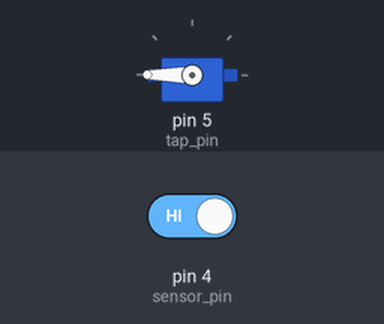
Bench run of a sketch on a simulated Arduino Uno, built with avr-gcc and run on an emulated ATmega328P. Parts: servo. Inputs (shaded band) come from the test bench; at power-on: pin 4 (sensor_pin) HIGH.

Above: at 1.2 s.
1.3 s: pin 4 (sensor_pin) driven LOW
At 2.5 s:
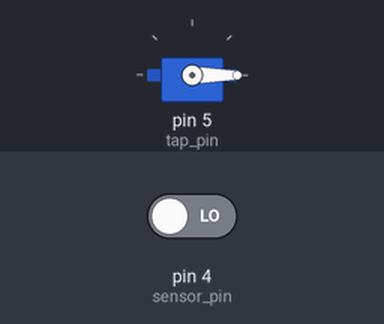
2.8 s: pin 4 (sensor_pin) driven HIGH
At 3.7 s:
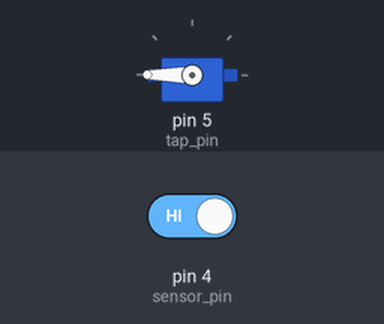
Timing chart, 0 to 5.8 s (numbered marks = the images above; inputs shaded):
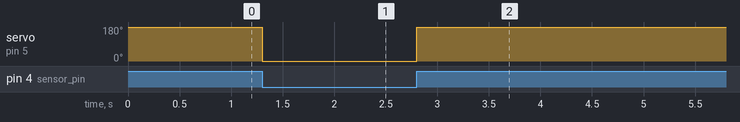

Measured:
- after the input at 1.3 s, servo on pin 5 (tap_pin): 180° → 0° at once
- after the input at 2.8 s, servo on pin 5 (tap_pin): 0° → 180° at once

The sketch:

ultra_with_servo.ino
```cpp
#include <Servo.h>
Servo tap_servo;
int sensor_pin=4;
int tap_pin=5;
int data;
void setup()
{
  pinMode(sensor_pin,INPUT);
  tap_servo.attach(tap_pin);
}
void loop()
{
  data=digitalRead(sensor_pin);
  if(data==0)
  {
    tap_servo.write(0);
  }
  if(data==1)
  {
    tap_servo.write(180);
//  delay(1000);
  }
}
```
